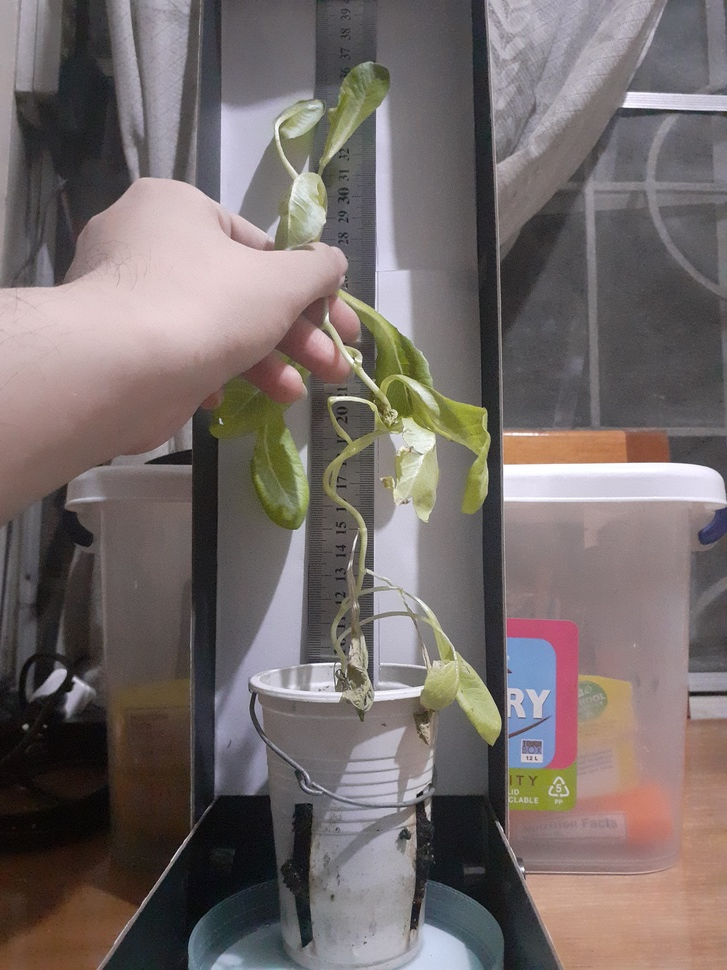
#> input picture Lettuce and Pest Detection/rgb2hsv_input/128_36cm.jpg, 727 x 970 px, shrunk from 3096 x 4128 before the run, given in place of 12.mp4, which was not available
$ python process.py
#> lines starting #> are read from the running program, lines starting #| are printed output that depends on the picture; after the words box and inside, x2 and y2 are one past the last pixel; in counts of white or black regions, pixels touching at a corner belong together; pictures that were not available may be replaced by others from this repository, and a replacement may not be noted
import cv2
import numpy as np
import os

def play_video(video_path):
    # Open the video file
#> called with video_path = '12.mp4'
    cap = cv2.VideoCapture(video_path)

    # Check if the video file is opened successfully
    if not cap.isOpened():
        print("Error opening video file")
        return

    # Get the frames per second (fps) of the video
    fps = cap.get(cv2.CAP_PROP_FPS)

    # Create a window to display the video
    cv2.namedWindow("Video", cv2.WINDOW_NORMAL)

    # Read the first frameq
    #ret, prev_frame = cap.read()

    while True:
        # Read a frame from the video
        ret, frame = cap.read()
#> frame is the input picture: shape (970, 727, 3); mean B, G, R 106, 107.5, 116.7

        # If the frame is not read successfully, break the loop
        if not ret:
            break

        # BGR to Grayscale
        frame = cv2.cvtColor(frame, cv2.COLOR_BGR2GRAY)
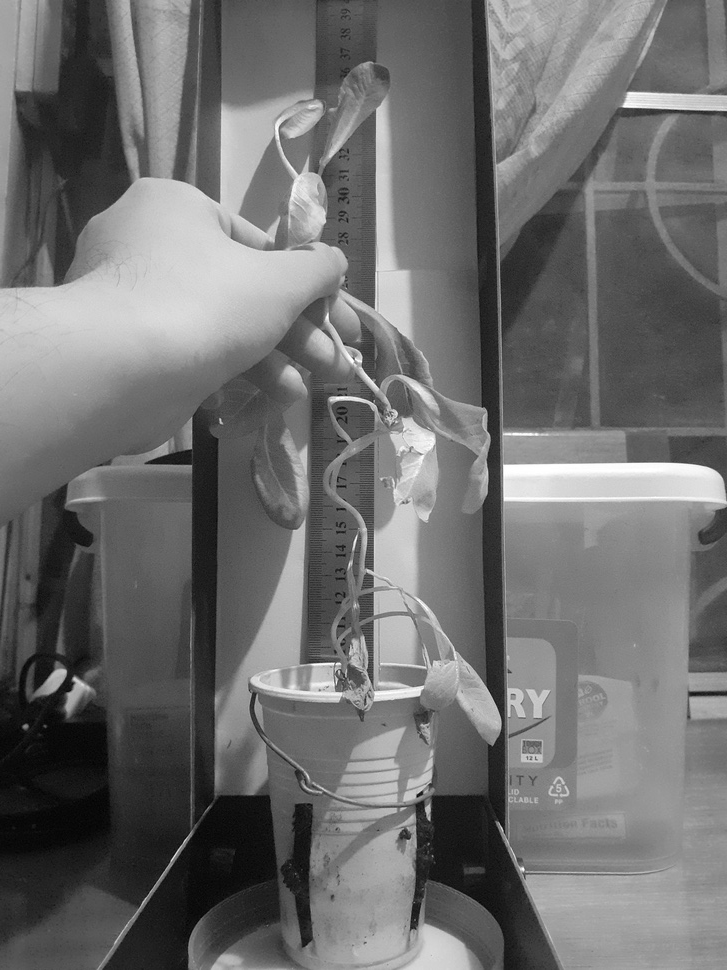
#> frame: shape (970, 727); min 0, max 255, mean 110.1
        # Brightness and Contrast Modification: https://stackoverflow.com/questions/39308030/how-do-i-increase-the-contrast-of-an-image-in-python-opencv
        alpha = 1.5 # Contrast control (1.0-3.0)
        beta = -35 # Brightness control (0-100)
        frame = cv2.convertScaleAbs(frame, alpha=alpha, beta=beta)
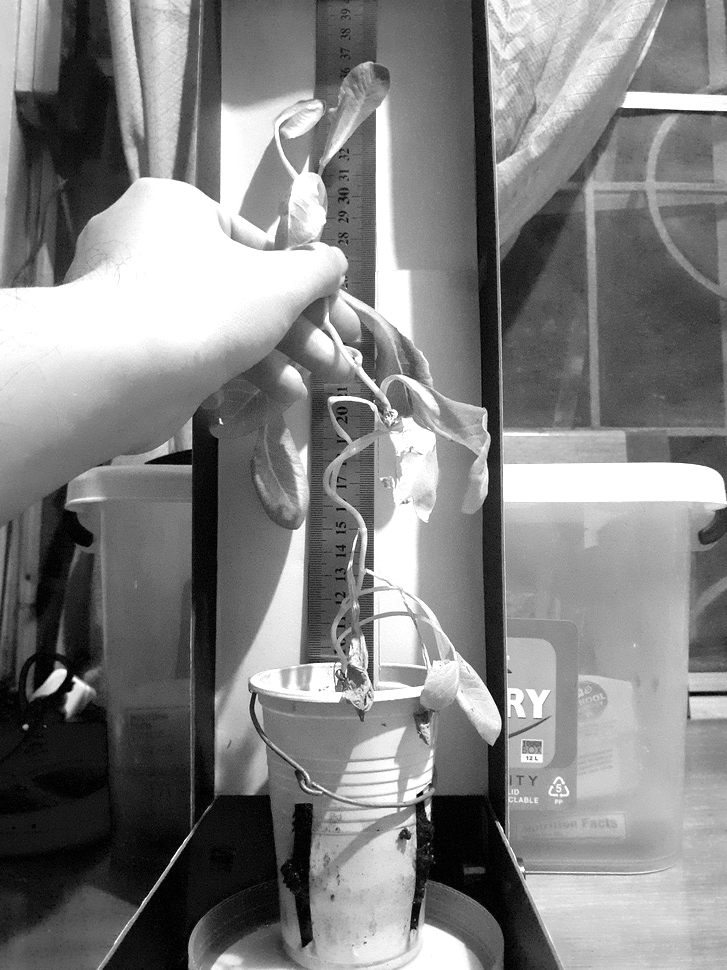
#> frame: shape (970, 727); min 0, max 255, mean 129.2
        # Gaussian Filter
        sigma = 1  # Adjust the sigma value as needed
        frame = cv2.GaussianBlur(frame, (0, 0), sigma)
        # Erosion
        kernel = np.ones((10,10),np.uint8)
        frame = cv2.erode(frame, kernel, iterations = 1)
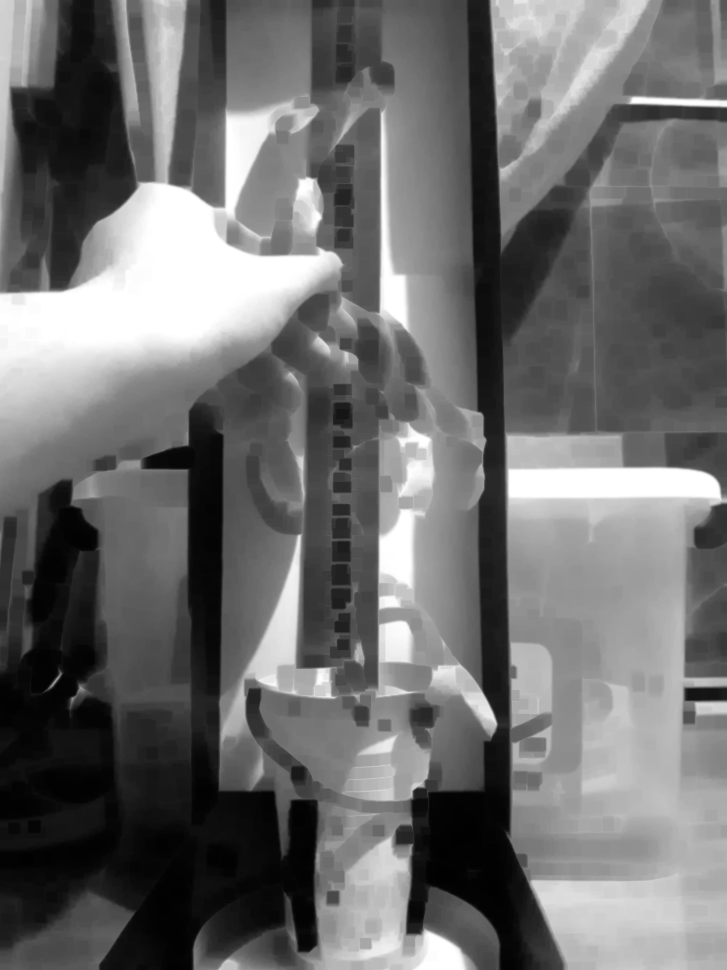
#> frame: shape (970, 727); min 1, max 255, mean 109.5
        # Adaptive Thresholding
        frame = cv2.adaptiveThreshold(frame, 255, cv2.ADAPTIVE_THRESH_GAUSSIAN_C, cv2.THRESH_BINARY, 11, 6)
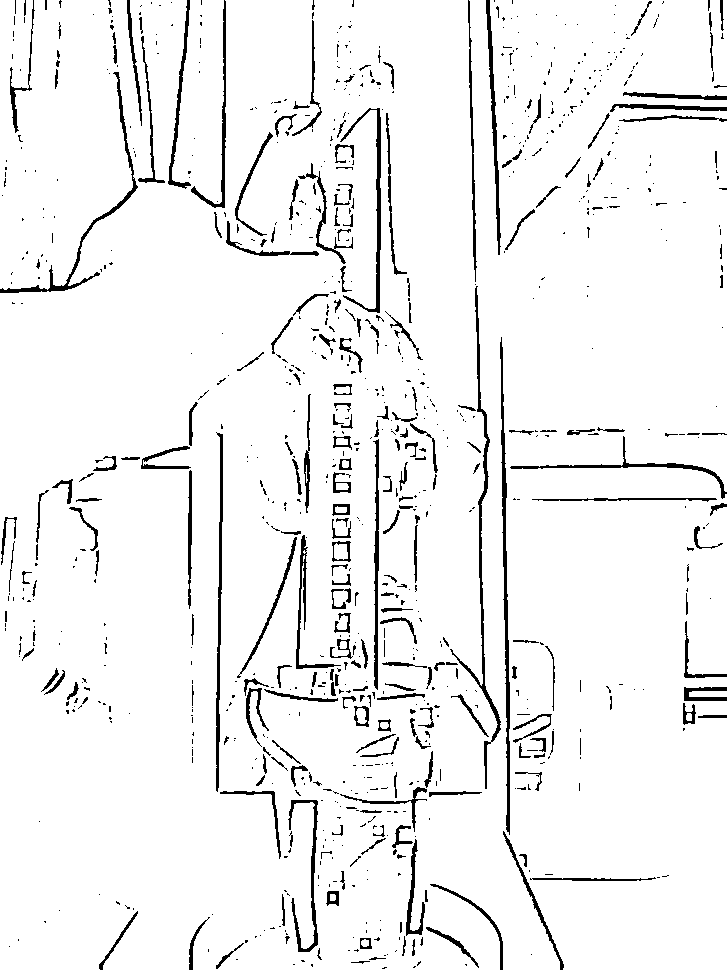
#> frame: shape (970, 727); 94.4% white; 934 black regions (683 under 20 px), largest, box (x1, y1, x2, y2) and area: (450, 286, 501, 789) 1654, (500, 337, 510, 835) 1623, (0, 72, 138, 293) 1219
        frame = cv2.merge([frame, frame, frame])

        # Display the frame
        cv2.imshow("Video", frame)

        # Update the previous frame for the next iteration
        #prev_frame = frame

        # Wait for the specified time (calculated based on fps)
        # and check if the user pressed the 'q' key to exit
        if cv2.waitKey(int(1000 / fps)) & 0xFF == ord('q'):
#> (key q is pressed here)
            break

    # Release the video capture object and close the window
    cap.release()
    cv2.destroyAllWindows()

os.system("CLS")
# Replace 'your_video.mp4' with the path to your video file
video_path = '12.mp4'
play_video(video_path)
